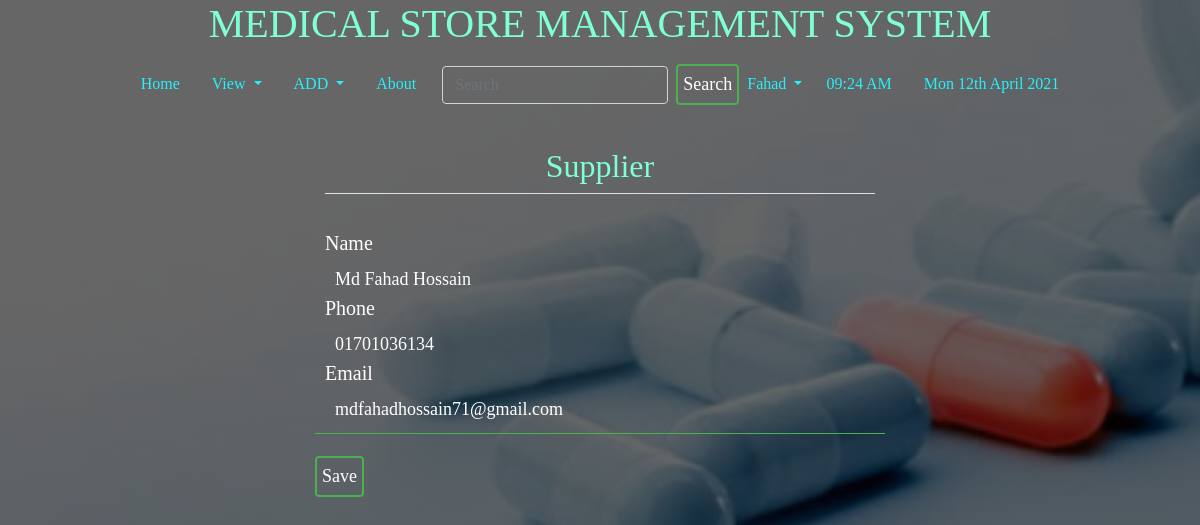
Screenshot of /supedit/1/ (signed in) with the database file from the repository.
### home/models.py (models this page shows, shortened)
class Supplier(models.Model):
    name = models.CharField(max_length=200)
    phone=models.CharField(max_length=17,default='')
    email=models.EmailField(default='')

### home/views.py (the view, shortened to what this page needs)
# urls.py: path('supedit/<int:pk>/',EditSupplierView.as_view(), name='supedit'),
class EditSupplierView(generic.UpdateView):
    model = Supplier
    form_class = SupplierForm
    template_name = 'home/addsupplier.html'

### home/forms.py
class SupplierForm(ModelForm):
    class Meta:
        model = Supplier
        fields= '__all__'

### templates/home/addsupplier.html (shortened to what this page needs)
{% extends 'basic.html' %}
{% block body %}
{% load static %}
{% load crispy_forms_tags %}
{% if user.is_authenticated %}
<div class="col-md-6 offset-md-3">
        <form method="post" enctype="multipart/form-data">
            <fieldset class="form-group mx-auto">
                <legend class="border-bottom text-center mb-4"><h2>Supplier</h2></legend>
                {{ form|crispy }}
            </fieldset>
            <button class="btn btn-outline-info " type="submit" value="submit">Save</button>
        </form>
</div>
{% else %}
<h2>Please Log in to Create a Post</h2>
{% endif %}
{% endblock body %}

### templates/basic.html (shortened to what this page needs)
<!DOCTYPE html>
<html lang="en">
<head>
    <link rel="stylesheet" href="https://stackpath.bootstrapcdn.com/bootstrap/4.2.1/css/bootstrap.min.css"
 />
    {% load static %}
    <link href="{% static 'css/style.css'  %}" rel="stylesheet" />
</head>
<body style="
      background: linear-gradient(rgba(0, 0, 0, 0.6), rgba(0, 0, 0, 0.6)),
        url('/static/images/map1.jpg');
      background-size: cover;
      background-attachment: fixed;
      background-position: top;
    ">
    <h1 class="text-center"> MEDICAL STORE MANAGEMENT SYSTEM</h1>
    <nav class="navbar navbar-expand-lg navbar-light" style="background: none; color: white; text-color: white">
        <div class="collapse navbar-collapse" id="navbarSupportedContent">
            <ul class="nav justify-content-center">
                <li class="nav-item {% block blogactive %} {% endblock blogactive %}">
                    <a class="nav-link" href="/">Home</a>
                </li>
                <li class="nav-item dropdown">
                    <a class="nav-link dropdown-toggle" href="#" id="navbarDropdown" role="button"
                        data-toggle="dropdown" aria-haspopup="true" aria-expanded="false">
                        View
                    </a>
                </li>
                <li class="nav-item dropdown">
                    <a class="nav-link dropdown-toggle" href="#" id="navbarDropdown" role="button"
                        data-toggle="dropdown" aria-haspopup="true" aria-expanded="false">
                        ADD
                    </a>
                </li>
                <li class="nav-item {% block aboutactive %} {% endblock aboutactive %}">
                    <a class="nav-link" href="/about/">About</a>
                </li>
                {% if user.is_authenticated %}
                <ul class="navbar-nav">
                    <form method="post" action="/search/" class="form-inline my-2 my-lg-0">
                        <li>
                            <input class="form-control mr-sm-2" style="background: none; color: white" type="search"
                                placeholder="Search" aria-label="Search" name="q" id="q" />
                        </li>
                        <li>
                            <button class="btn btn-outline-dark my-2 my-sm-0" type="submit">
                                Search
                            </button>
                        </li>
                    </form>
                    <li class="nav-item dropdown">
                        <a class="nav-link dropdown-toggle" href="#" id="navbarDropdown" role="button"
                            data-toggle="dropdown" aria-haspopup="true" aria-expanded="false">
                            {{request.user}}
                        </a>
                    </li>
                </ul>
                {% else %}
                <li class="nav-item {% block login %} {% endblock login %}">
                    <a class="nav-link" href="{% url 'home:login' %}">Login</a>
                </li>
                {% endif %}
                <li class="nav-item">
                    <a class="nav-link" href="">{% now "h:i A" as current_time %} {{ current_time|center:"150" }}</a>
                </li>
                <li class="nav-item">
                    <a class="nav-link" href="">{% now "D jS F Y" %}</a>
                </li>
            </ul>
        </div>
    </nav>
    <br />
    {% block body %} {% endblock %} {% block js %} {% endblock %}
</body>
</html>

### static/css/style.css (style rules this page uses)
body { margin: 0; padding: 0; font-family: sens-serif; height: 100vh; }
.nav ,.collapse { width:100%; }
.navbar .nav .nav-item .nav-link:link, .navbar .nav .nav-item .nav-link:visited { color: #26f1fb; text-align: center; }
* { padding: 0; margin: 0; border-radius: border-box; }
.form-group { width: 100%; overflow: hidden; font-size: 20px; padding: 8px 0; margin: 8px 0; border-bottom: 1px solid #4caf50; color: white; background: none; margin-bottom: 1rem; margin: 10px; padding: 10px; }
.form-group label { width: 100%; text-align: left; }
input { width: 100%; border: none; outline: none; background: none; color: white; float: left; margin: 0 10px; font-size: 18px; }
.textinput { width: 100%; border: none; outline: none; background: none; color: white; float: left; margin: 0 10px; font-size: 18px; }
.textbox textarea, .emailinput, .textarea form-control, .asteriskField { width: 100%; border: none; outline: none; background: none; color: white; float: left; margin: 0 10px; font-size: 18px; }
.btn { width: auto; background: none; border: 2px solid #4caf50; color: white; padding: 5px; font-size: 18px; cursor: pointer; margin: 12px 0; }
.col-md-6, .col-md-7, .col-md-8, .col-md-9, .col-md-10 { background: none; color: white; }
h1, h2, h3, h4, h5, h6 { background: none; color: aquamarine; }

### rows the page displays
Supplier: name "Md Fahad Hossain", phone "01701036134", email "mdfahadhossain71@gmail.com"

### other values shown
{{ request.user }} "Fahad"
{{ current_time|center:"150" }} "09:24 AM"
